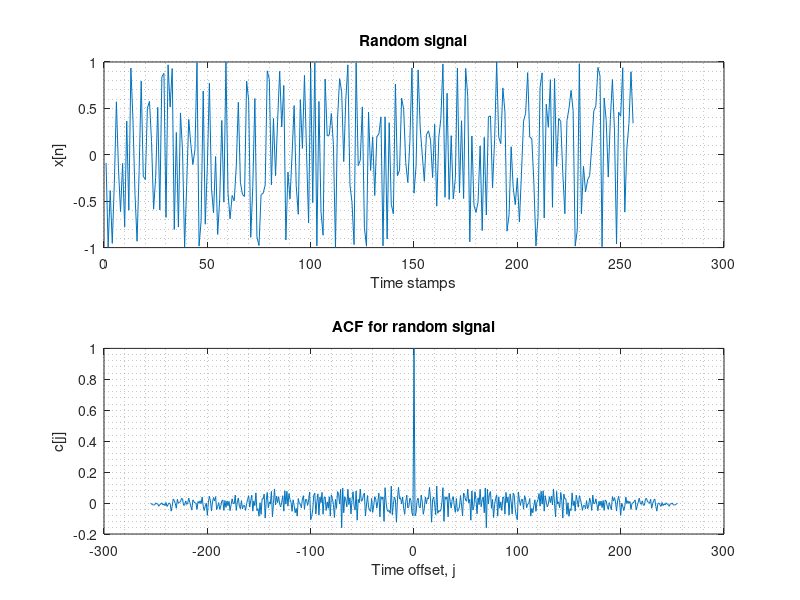

Reproduce this figure in MATLAB.
clear;

N = 256;
a = -1;
b = 1;

x = (a + (b-a) * rand(1, N));

[c,lags] = xcorr(x,'coeff');

subplot(2,1,1);
plot(x),grid minor, title('Random signal');
xlabel('Time stamps'), ylabel('x[n]');

subplot(2,1,2);
plot(lags,c), grid minor, title('ACF for random signal');
xlabel('Time offset, j'), ylabel('c[j]');